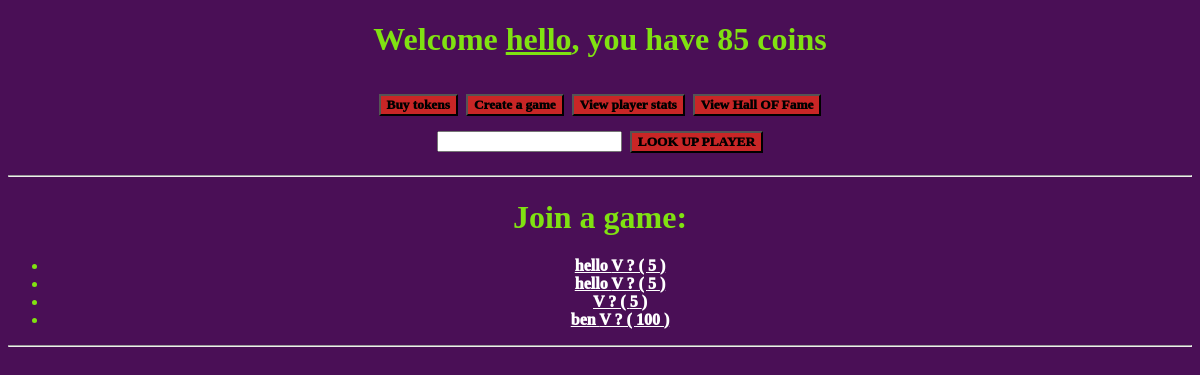
The app's page /lobby (signed in), older data.
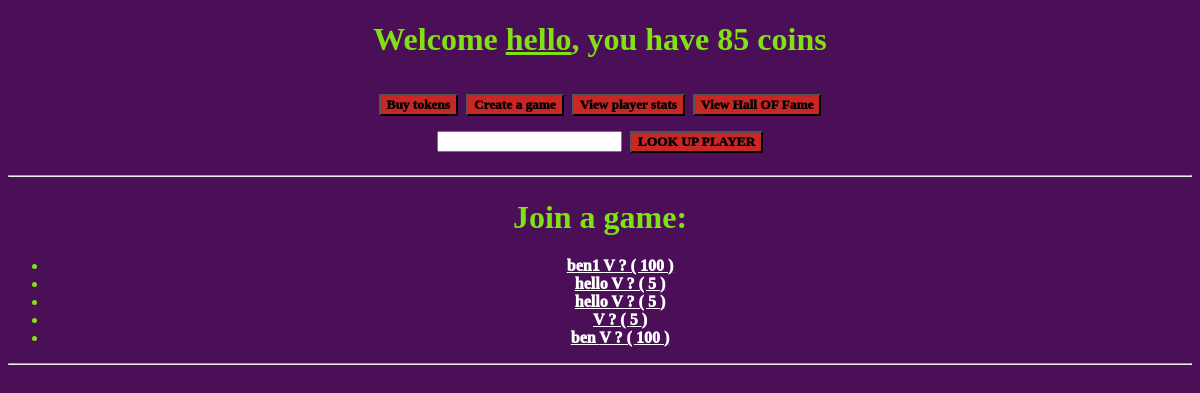
The same page, newer data.
### website/models.py (models this page shows)
class Game(models.Model):
    ownerName = models.CharField(max_length=100)
    ownerChoice = models.CharField(max_length=100, default="")
    joinerName = models.CharField(max_length=100)
    joinerChoice = models.CharField(max_length=100, default="")
    side = models.CharField(max_length=100, default="")
    betAmount = models.IntegerField()
    winner = models.CharField(max_length=100, default="")
    status = models.CharField(max_length=100)

### website/views.py (the view)
# urls.py: path('lobby', lobby, name="lobby"),
def lobby(request):
    username = request.session['username']
    latestGames = Game.objects.order_by('-pk')
    player, created = Player.objects.get_or_create(name=username, defaults={"name":username,"coins":0,"wins":0,"losses":0})
    context = {'username': username, 'wins': player.wins, 'losses': player.losses, 'coins': player.coins, 'games': latestGames}
    return render(request, "website/lobby.html", context)

### website/templates/website/lobby.html (shortened to what this page needs)
{% extends "base.html" %}
{% load static %}
{% block content %}
    <h1>Welcome <u>{{username}}</u>, you have {{coins}} coins</h1>
<h1 align="center">
    <a href="{% url 'shop' %}"><button>Buy tokens</button></a>
    <a href="{% url 'startGame' %}"><button>Create a game</button></a>
    <a href="{% url 'stats' %}"><button>View player stats</button></a>
    <a href="{% url 'hallOfFame' %}"><button>View Hall OF Fame</button></a>
    <form action="lookUpPlayer" method="post">
    <input type="text" name="username">
        <button type="submit" >LOOK UP PLAYER</button>
    </form>
</h1>
<p>
    <hr>
    <h1>Join a game:</h1>
    <ul>
        {% for game in games.all %}
            {% if game.status == "open" %}
            <li>
                <a href="{% url 'joinGame' game.id %}" >
                {{ game.ownerName }} V ? ( {{game.betAmount}} )
                </a>
            </li>
            {% endif %}
        {% endfor %}
    </ul>
</p>
<hr>
{% endblock %}

Row changes from the older to the newer data that the page shows:
added Game: ownerName "ben1", betAmount "100"
